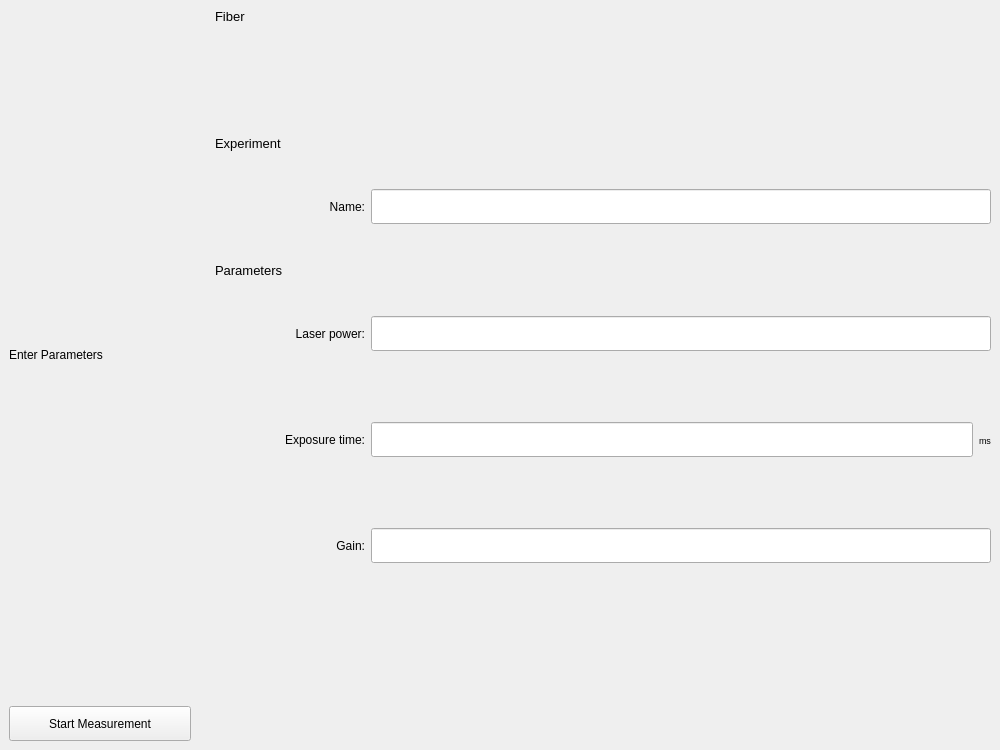
<?xml version="1.0" encoding="UTF-8"?>
<ui version="4.0">
 <class>Form</class>
 <widget class="QWidget" name="Form">
  <property name="geometry">
   <rect>
    <x>0</x>
    <y>0</y>
    <width>1000</width>
    <height>750</height>
   </rect>
  </property>
  <property name="minimumSize">
   <size>
    <width>1000</width>
    <height>750</height>
   </size>
  </property>
  <property name="windowTitle">
   <string>Form</string>
  </property>
  <layout class="QHBoxLayout" name="horizontalLayout" stretch="0,0">
   <property name="leftMargin">
    <number>0</number>
   </property>
   <property name="topMargin">
    <number>0</number>
   </property>
   <property name="rightMargin">
    <number>0</number>
   </property>
   <property name="bottomMargin">
    <number>0</number>
   </property>
   <item>
    <widget class="QFrame" name="frame">
     <property name="minimumSize">
      <size>
       <width>200</width>
       <height>0</height>
      </size>
     </property>
     <layout class="QVBoxLayout" name="verticalLayout_2">
      <item>
       <widget class="QLabel" name="label">
        <property name="text">
         <string>Enter Parameters</string>
        </property>
       </widget>
      </item>
      <item>
       <widget class="QPushButton" name="start_button">
        <property name="minimumSize">
         <size>
          <width>0</width>
          <height>35</height>
         </size>
        </property>
        <property name="text">
         <string>Start Measurement</string>
        </property>
       </widget>
      </item>
     </layout>
    </widget>
   </item>
   <item>
    <widget class="QWidget" name="right_widget" native="true">
     <property name="minimumSize">
      <size>
       <width>0</width>
       <height>0</height>
      </size>
     </property>
     <layout class="QVBoxLayout" name="verticalLayout" stretch="0,0,0,1,0,3">
      <item>
       <widget class="QLabel" name="label_5">
        <property name="font">
         <font>
          <pointsize>10</pointsize>
         </font>
        </property>
        <property name="text">
         <string>Fiber</string>
        </property>
       </widget>
      </item>
      <item>
       <widget class="QWidget" name="microscope_widget" native="true">
        <property name="minimumSize">
         <size>
          <width>0</width>
          <height>100</height>
         </size>
        </property>
        <property name="maximumSize">
         <size>
          <width>16777215</width>
          <height>100</height>
         </size>
        </property>
        <layout class="QVBoxLayout" name="verticalLayout_3"/>
       </widget>
      </item>
      <item>
       <widget class="QLabel" name="label_7">
        <property name="font">
         <font>
          <pointsize>10</pointsize>
         </font>
        </property>
        <property name="text">
         <string>Experiment</string>
        </property>
       </widget>
      </item>
      <item>
       <layout class="QHBoxLayout" name="horizontalLayout_4" stretch="0,1">
        <item>
         <widget class="QLabel" name="label_4">
          <property name="minimumSize">
           <size>
            <width>150</width>
            <height>100</height>
           </size>
          </property>
          <property name="text">
           <string>Name:</string>
          </property>
          <property name="alignment">
           <set>Qt::AlignRight|Qt::AlignTrailing|Qt::AlignVCenter</set>
          </property>
         </widget>
        </item>
        <item>
         <widget class="QLineEdit" name="name_line">
          <property name="minimumSize">
           <size>
            <width>0</width>
            <height>35</height>
           </size>
          </property>
         </widget>
        </item>
       </layout>
      </item>
      <item>
       <widget class="QLabel" name="label_6">
        <property name="font">
         <font>
          <pointsize>10</pointsize>
         </font>
        </property>
        <property name="text">
         <string>Parameters</string>
        </property>
       </widget>
      </item>
      <item>
       <layout class="QVBoxLayout" name="verticalLayout_4" stretch="0,0,0,0">
        <item>
         <layout class="QHBoxLayout" name="horizontalLayout_5" stretch="0,1">
          <item>
           <widget class="QLabel" name="label_8">
            <property name="minimumSize">
             <size>
              <width>150</width>
              <height>100</height>
             </size>
            </property>
            <property name="text">
             <string>Laser power:</string>
            </property>
            <property name="alignment">
             <set>Qt::AlignRight|Qt::AlignTrailing|Qt::AlignVCenter</set>
            </property>
           </widget>
          </item>
          <item>
           <widget class="QLineEdit" name="laser_line">
            <property name="minimumSize">
             <size>
              <width>0</width>
              <height>35</height>
             </size>
            </property>
           </widget>
          </item>
         </layout>
        </item>
        <item>
         <layout class="QHBoxLayout" name="horizontalLayout_6">
          <item>
           <widget class="QLabel" name="label_2">
            <property name="minimumSize">
             <size>
              <width>150</width>
              <height>100</height>
             </size>
            </property>
            <property name="text">
             <string>Exposure time:</string>
            </property>
            <property name="alignment">
             <set>Qt::AlignRight|Qt::AlignTrailing|Qt::AlignVCenter</set>
            </property>
           </widget>
          </item>
          <item>
           <widget class="QLineEdit" name="exp_line">
            <property name="minimumSize">
             <size>
              <width>0</width>
              <height>35</height>
             </size>
            </property>
           </widget>
          </item>
          <item>
           <widget class="QLabel" name="label_9">
            <property name="font">
             <font>
              <pointsize>7</pointsize>
             </font>
            </property>
            <property name="text">
             <string>ms</string>
            </property>
           </widget>
          </item>
         </layout>
        </item>
        <item>
         <layout class="QHBoxLayout" name="horizontalLayout_3">
          <item>
           <widget class="QLabel" name="label_3">
            <property name="minimumSize">
             <size>
              <width>150</width>
              <height>100</height>
             </size>
            </property>
            <property name="text">
             <string>Gain:</string>
            </property>
            <property name="alignment">
             <set>Qt::AlignRight|Qt::AlignTrailing|Qt::AlignVCenter</set>
            </property>
           </widget>
          </item>
          <item>
           <widget class="QLineEdit" name="gain_line">
            <property name="minimumSize">
             <size>
              <width>0</width>
              <height>35</height>
             </size>
            </property>
           </widget>
          </item>
         </layout>
        </item>
        <item>
         <spacer name="verticalSpacer">
          <property name="orientation">
           <enum>Qt::Vertical</enum>
          </property>
          <property name="sizeHint" stdset="0">
           <size>
            <width>20</width>
            <height>40</height>
           </size>
          </property>
         </spacer>
        </item>
       </layout>
      </item>
     </layout>
    </widget>
   </item>
  </layout>
 </widget>
 <resources/>
 <connections/>
</ui>
